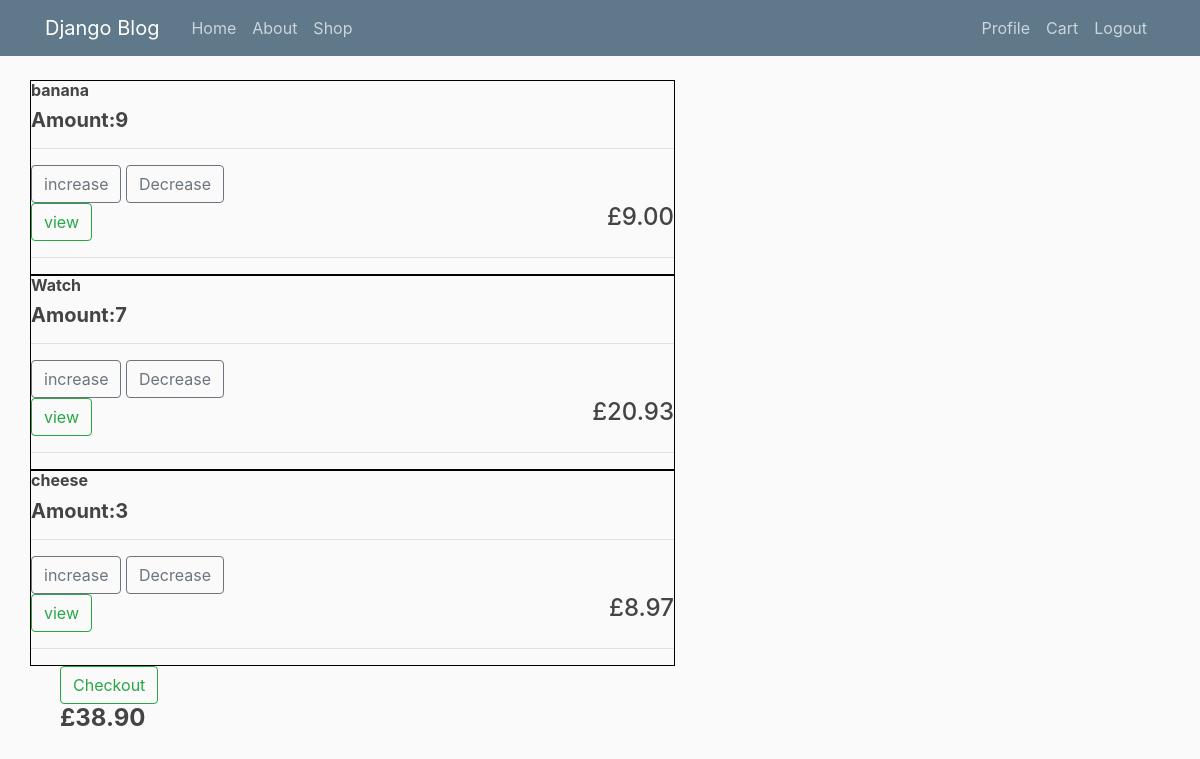
Page /store/cart (signed in) on the earlier database version.
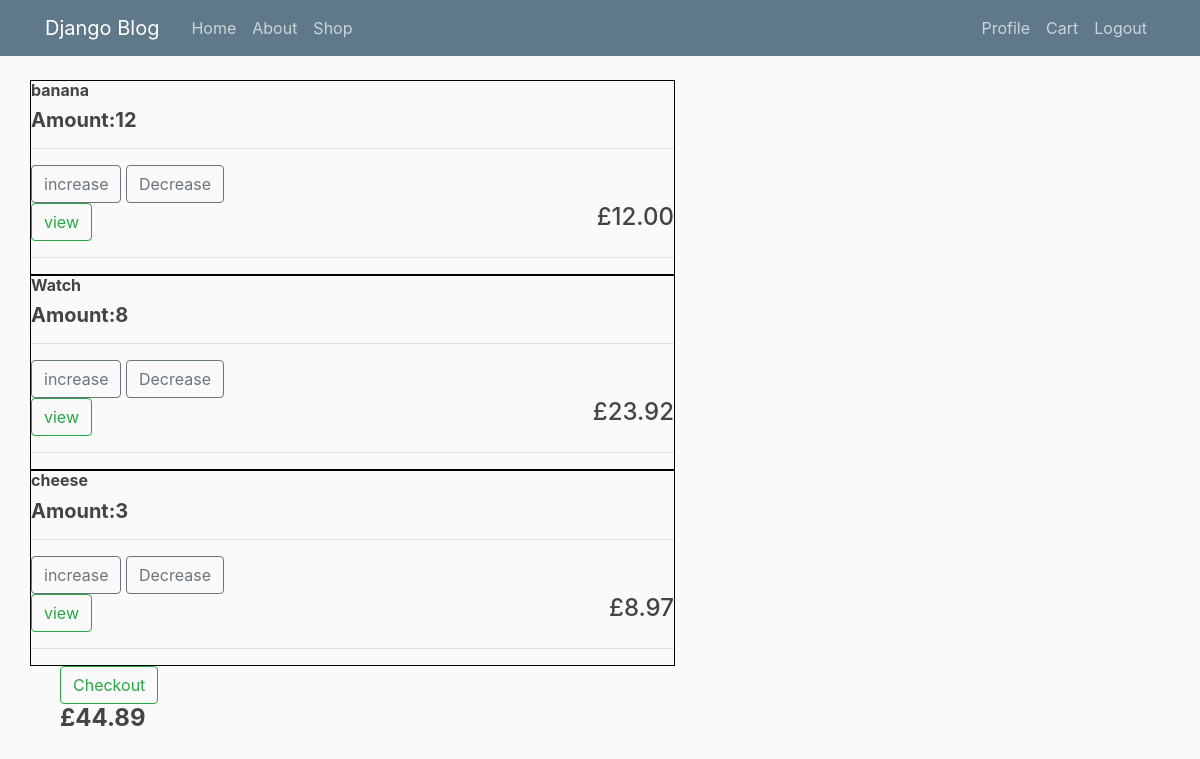
Same page on the later database version.
### registration/models.py (models this page shows, shortened)
class OrderItem(models.Model):
    product = models.ForeignKey(Product, on_delete=models.SET_NULL, blank=True, null=True)
    order = models.ForeignKey(Order, on_delete=models.SET_NULL, blank=True, null=True)
    quantity = models.IntegerField(default=0, null=True, blank=True)
    date_added = models.DateTimeField(auto_now_add=True)
    order_transactionref = models.CharField(max_length=100, blank=True, unique=True, default=uuid.uuid4)
    @property
    def get_total(self):
        total = self.product.price * self.quantity
        return total

class Product(models.Model):
    name = models.CharField(max_length=250, null=True)
    price = models.FloatField()
    image = models.ImageField(default='default.jpg', upload_to='profile_pics')
    description = models.CharField(max_length=250, null=True)

class Order(models.Model):
    Profile = models.ForeignKey(Profile, on_delete=models.SET_NULL, blank=True, null=True)
    date_ordered = models.DateTimeField(auto_now_add=True)
    complete = models.BooleanField(default=False, null=True,blank=False)
    eyw_transactionref = models.CharField(max_length=100, blank=True, unique=True, default=uuid.uuid4)
    @property
    def get_cart_total(self):
        orderitems = self.orderitem_set.all()
        total = sum([item.get_total for item in orderitems])
        return total

### registration/views.py (the view)
# urls.py: path('store/cart', user_views.cart, name='cart'),
def cart(request):
    print("cart")
    if request.user.is_authenticated:
        customer = request.user.profile
        order, created = Order.objects.get_or_create(Profile=customer, complete=False)
        items = order.orderitem_set.all()
    else:
        order = {'get_cart_total': 0, }
        items = []
    context = {'items':items,'title': 'Cart','order': order}
    return render(request, 'users/cart.html', context)

### registration/templates/users/cart.html (shortened to what this page needs)
{% extends "blog/base.html" %}
{% block content %}
    <div class="row">
        {% for item in items %}
            <div class="col-lg-12">
                <div class="box-element">
                    <div class="solid">
                        <h6><strong>{{item.product.name}}</strong></h6>
                        <h5><strong>Amount:{{item.quantity}}</strong></h5>
                        <hr>
                        <div class="quantity">
                            <button data-product= {{item.product.id}} data-action="add" class="btn btn-outline-secondary add-btn update-cart">increase</button>
                            <button data-product= {{item.product.id}} data-action="remove" class="btn btn-outline-secondary remove-btn update-cart">Decrease</button>
                        </div>
                        <a class="btn btn-outline-success" href="#">view</a>
                        <h4 style="display: inline-block;float: right">£{{item.get_total|floatformat:2}}</h4>
                        <hr>
                    </div>
                </div>
            </div>
        {% endfor %}
    </div>
    <div>
        <div class="col">
            <div class="box-element">
                <div class="col-lg-12">
                    <a class="btn btn-outline-success" href="{% url 'checkout' %}">Checkout</a>
                    <h4><strong>£{{order.get_cart_total|floatformat:2}}</strong></h4>
                </div>
            </div>
        </div>
    </div>
{% endblock content %}

Differences in the rows shown:
changed OrderItem "banana": quantity "9" → "12"; get_total "9.00" → "12.00"
changed OrderItem "Watch": quantity "7" → "8"; get_total "20.93" → "23.92"
changed through a linked row, Order: get_cart_total "38.90" → "44.89"
